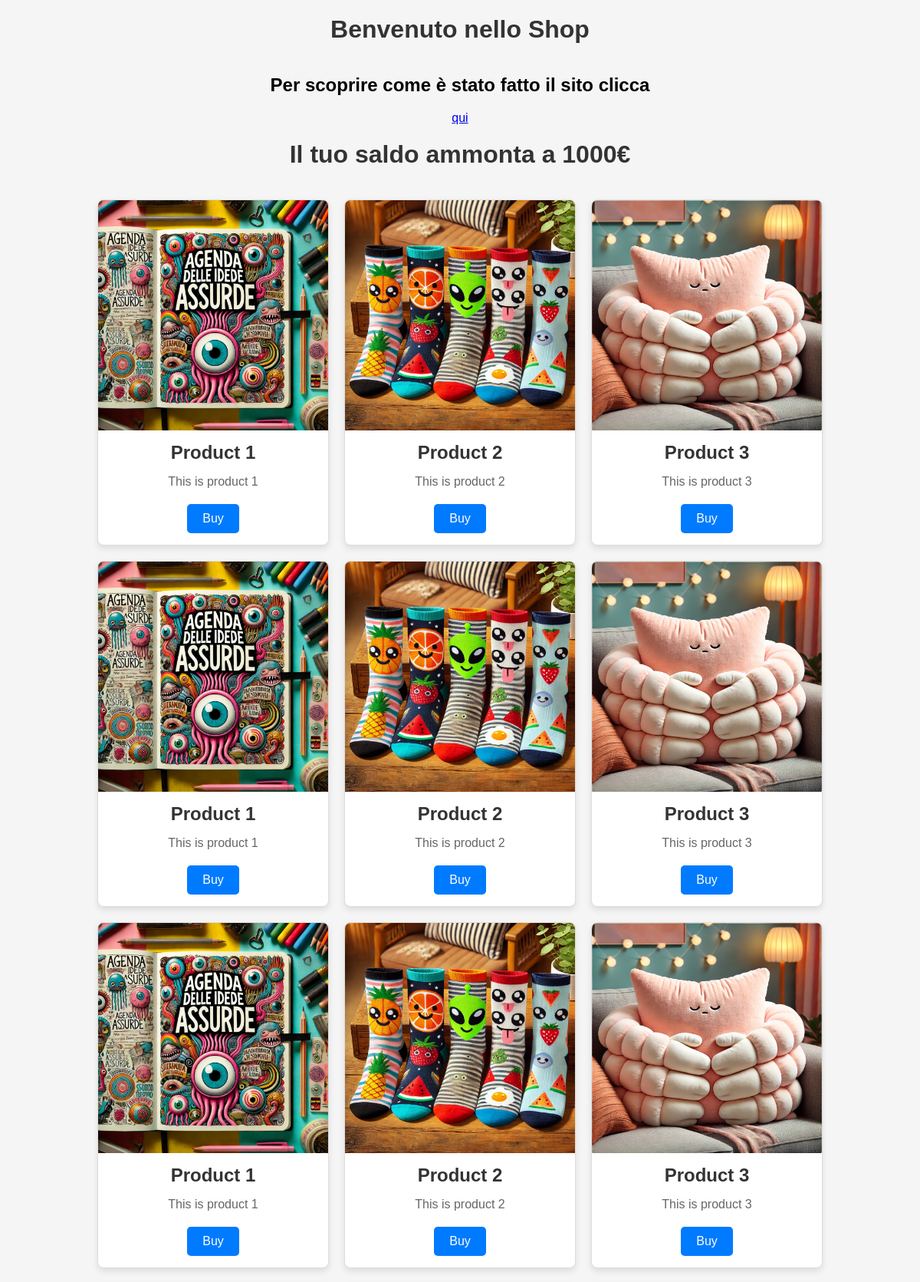
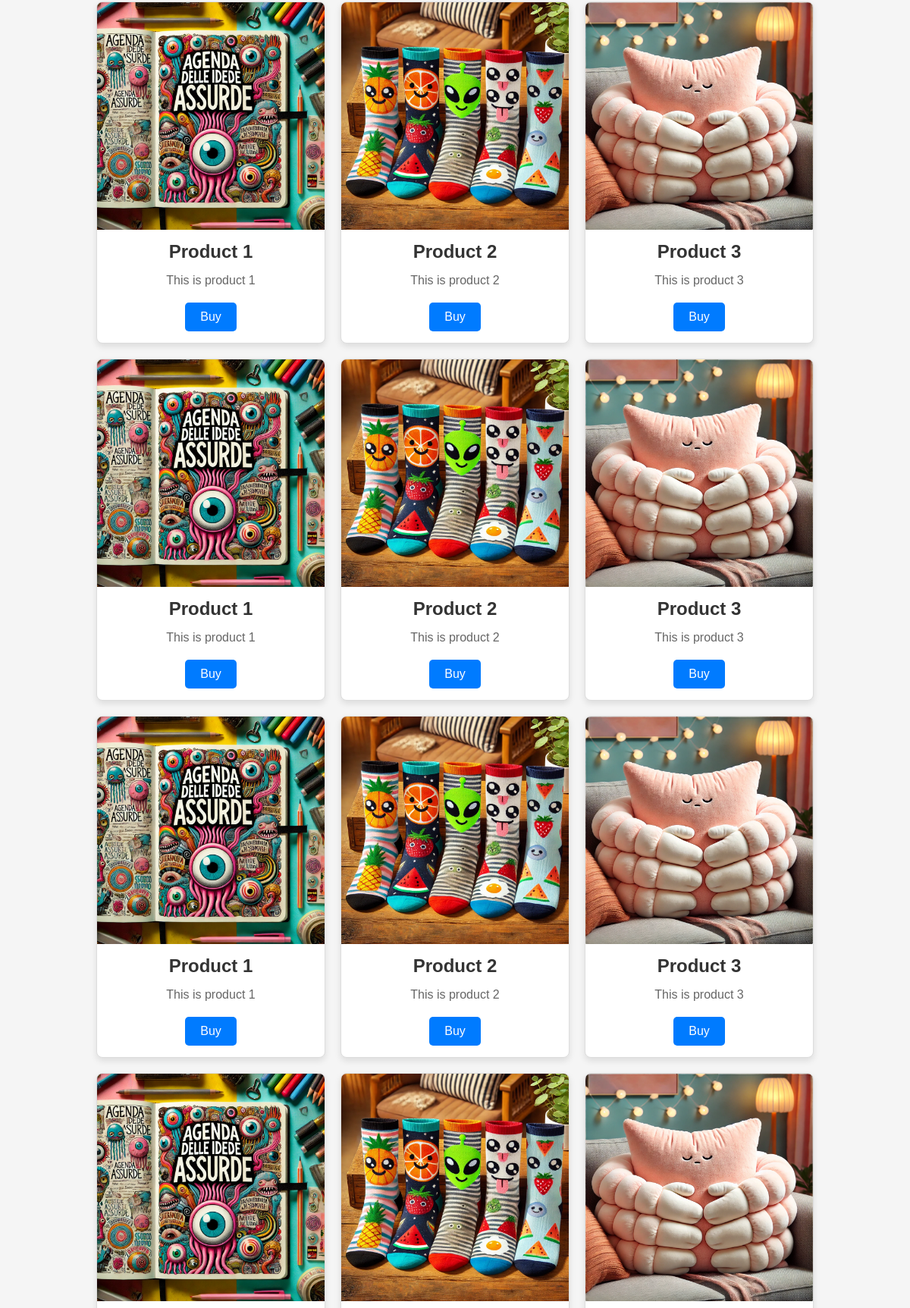
/showProducts/1 (upper part), run on the app's committed database (2 pictures, top to bottom).
### tables this page shows
CREATE TABLE users (
            id INTEGER PRIMARY KEY AUTOINCREMENT,
            name TEXT NOT NULL,
            email TEXT NOT NULL,
            password TEXT NOT NULL,
            money INTEGER NOT NULL
        );

CREATE TABLE products (
            id INTEGER PRIMARY KEY AUTOINCREMENT,
            name TEXT NOT NULL,
            image TEXT,
            description TEXT,
            price INTEGER NOT NULL
        );

### index.py (the view)
@app.get('/showProducts/<int:id_user>')
def showProducts(id_user):
    conn = get_db_connection()
    cursor = conn.execute('SELECT * FROM products')
    products = cursor.fetchall()
    cursor2 = conn.execute('SELECT money FROM users WHERE id = (?)', (id_user,))
    money = cursor2.fetchall()
    conn.close()
    processed_data = []
    for product in products:
        processed_data.append({
            "id": product[0],
            "name": product[1],
            "link": "img/"+ product[2] + '.webp' if product[2] else "img/default.jpg",
            "description": product[3]
        })
    return render_template('showProducts.html', products=processed_data,money=money[0][0],id_user=id_user)

### index.py (called while the page is built)
def get_db_connection():
    conn = sqlite3.connect(db_path)
    print("Opened database successfully")
    return conn

### templates/showProducts.html (shortened to what this page needs)
<!DOCTYPE html>
<html lang="en">
<head>
</head>
<body>
    <h1>Benvenuto nello Shop</h1>
    <h2>Per scoprire come è stato fatto il sito clicca </h2><a href="/dashboard?id_user={{id_user}}">qui</a>
    <h1>Il tuo saldo ammonta a {{money}}€ </h1>
    <div class="container">
        {% for i in products %}
            <div class="card">
                <img src="{{ url_for('static', filename=i.link) }}" alt="{{i.name}}">
                <h3>{{i.name}}</h3>
                <p>{{i.description}}</p>
                <form action="/showProduct/{{i.id}}" method="get">
                    <button type="submit">Buy</button>
                </form>
            </div>
        {% endfor %}
    </div>
</body>
</html>

### templates/showProducts.html (style rules this page uses)
body { font-family: Arial, sans-serif; margin: 0; padding: 0; background-color: #f5f5f5; display: flex; flex-direction: column; align-items: center; }
h1 { color: #333; text-align: center; margin: 20px 0; }
.container { display: flex; flex-wrap: wrap; gap: 20px; justify-content: center; max-width: 1200px; padding: 20px; }
.card { background-color: #fff; border: 1px solid #ddd; border-radius: 8px; box-shadow: 0 4px 8px rgba(0, 0, 0, 0.1); width: 300px; overflow: hidden; display: flex; flex-direction: column; align-items: center; text-align: center; }
.card img { width: 100%; height: auto; }
.card h3 { margin: 15px 0; font-size: 1.5em; color: #333; }
.card p { font-size: 1em; color: #666; margin: 0 15px 20px; }
.card button { background-color: #007BFF; color: white; border: none; padding: 10px 20px; font-size: 1em; border-radius: 5px; cursor: pointer; margin-bottom: 15px; transition: background-color 0.3s; }

### data on the page
users: money "1000"
products: name "Product 1", description "This is product 1"
products: name "Product 2", description "This is product 2"
products: name "Product 3", description "This is product 3"
products: name "Product 1", description "This is product 1"
products: name "Product 2", description "This is product 2"
products: name "Product 3", description "This is product 3"
products: name "Product 1", description "This is product 1"
products: name "Product 2", description "This is product 2"
products: name "Product 3", description "This is product 3"
products: name "Product 1", description "This is product 1"
products: name "Product 2", description "This is product 2"
products: name "Product 3", description "This is product 3"
products: name "Product 1", description "This is product 1"
products: name "Product 2", description "This is product 2"
products: name "Product 3", description "This is product 3"
products: name "Product 1", description "This is product 1"
products: name "Product 2", description "This is product 2"
products: name "Product 3", description "This is product 3"
